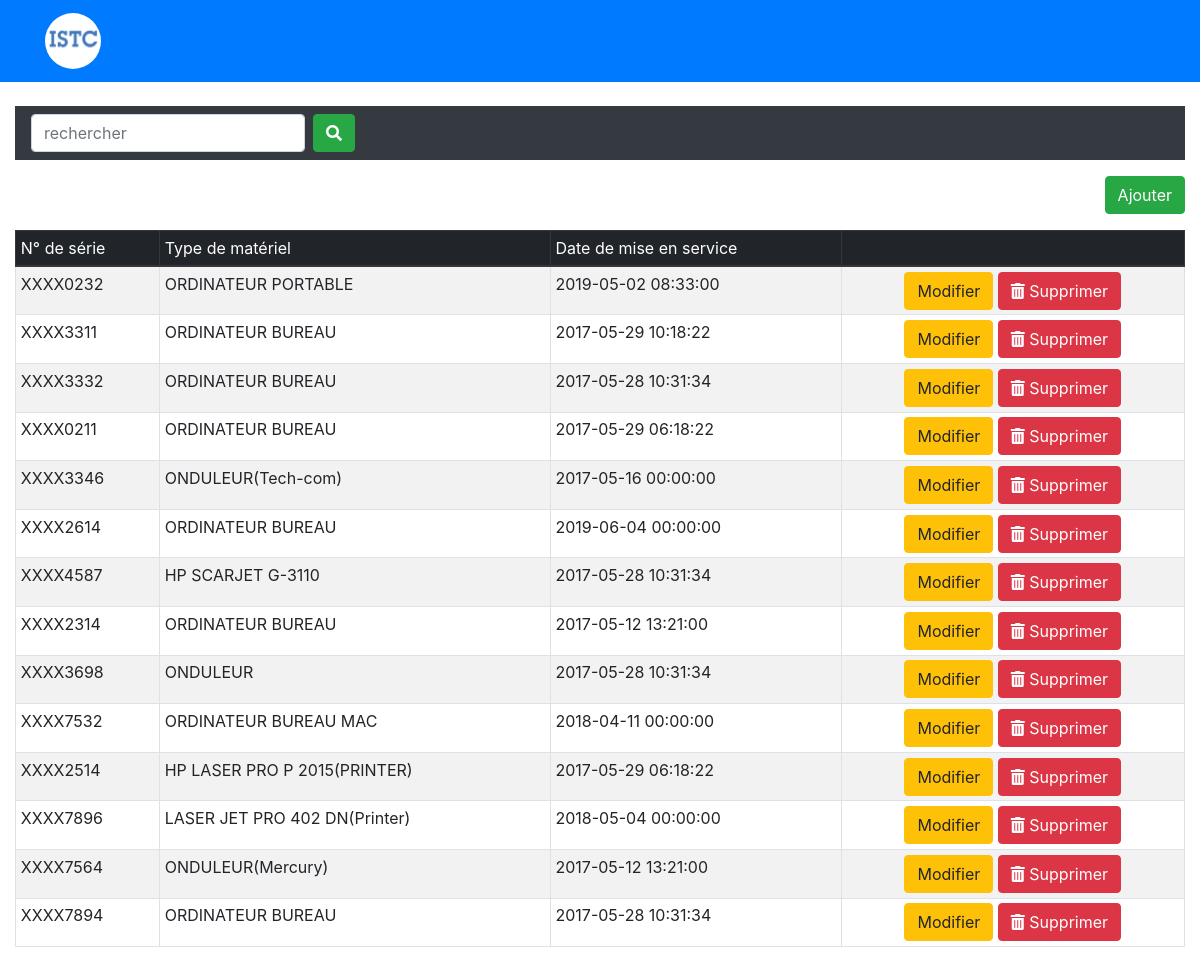
/pages/page_info.php (signed in), run on the app's committed database.
### tables this page shows
CREATE TABLE IF NOT EXISTS `materiel` (
  `id` int(11) NOT NULL AUTO_INCREMENT,
  `n_serie` varchar(255) NOT NULL,
  `date_mise_service` datetime NOT NULL,
  `type_mat` varchar(255) NOT NULL,
  `id_inter` int(11) DEFAULT NULL,
  `id_service` int(11) NOT NULL,
  `id_incident` int(11) NOT NULL,
  PRIMARY KEY (`id`),
  KEY `id_inter` (`id_inter`),
  KEY `id_service` (`id_service`),
  KEY `id_incident` (`id_incident`)
);

### pages/page_info.php (the view, shortened to what this page needs)
<?php include('functions.php');
$materiels = $db->query("SELECT * FROM materiel");
?>
<!doctype html>
<html lang="en">
	<?php require("../header/header.php"); ?>
<body>
	 <?php  require("../nav/nav_Bureau.php"); ?>
	 <div class="container-fluid">
	 	<nav class="navbar navbar-expand-sm bg-dark navbar-dark">
	 		<form class="form-inline" action="" method="POST">
	 			<input type="text" name="search" class="form-control mr-sm-2" placeholder="rechercher">
	 			<button class="btn btn-success mr-1" type="submit"><i class="fas fa-search"></i></button>
	 		</form>
	 	</nav>
	 	<a href="ajout_materiel.php" class="btn btn-success mt-3 float-right">Ajouter</a>
	 	<div class="clearfix">
	 	</div>
	 	<table class="table table-sm mt-3 table-bordered table-striped">
			<thead class="table-dark">
				<tr>
					<td scope="col">N° de série</td>
					<td scope="col">Type de matériel</td>
					<td scope="col">Date de mise en service</td>
					<td scope="col"></td>
				</tr>
			</thead>
			<tbody class="">
				<?php while ($mat=$materiels->fetch()):?>
				<tr>
					<td><?php echo $mat['n_serie']; ?></td>
					<td><?php echo $mat['type_mat']; ?></td>
					<td><?php echo $mat['date_mise_service']; ?></td>
					<td align="center">
						<span>
							<a href="modifier_materiel.php" " class="btn btn-warning">Modifier</a>
							<a href="page_info.php?supprime=<?php echo ""?>" class="btn btn-danger " onclick="return confirm('Etes-vous sûr de vouloir supprimer?')"><i class="fas fa-trash-alt"></i> Supprimer</a>
						</span>
					</td>
				</tr>
				<?php endwhile?>
			</tbody>
		</table>
	 </div>
</body>
</html>

### data on the page
materiel: n_serie "XXXX0232", type_mat "ORDINATEUR PORTABLE", date_mise_service "2019-05-02 08:33:00"
materiel: n_serie "XXXX3311", type_mat "ORDINATEUR BUREAU", date_mise_service "2017-05-29 10:18:22"
materiel: n_serie "XXXX3332", type_mat "ORDINATEUR BUREAU", date_mise_service "2017-05-28 10:31:34"
materiel: n_serie "XXXX0211", type_mat "ORDINATEUR BUREAU", date_mise_service "2017-05-29 06:18:22"
materiel: n_serie "XXXX3346", type_mat "ONDULEUR(Tech-com)", date_mise_service "2017-05-16 00:00:00"
materiel: n_serie "XXXX2614", type_mat "ORDINATEUR BUREAU", date_mise_service "2019-06-04 00:00:00"
materiel: n_serie "XXXX4587", type_mat "HP SCARJET G-3110", date_mise_service "2017-05-28 10:31:34"
materiel: n_serie "XXXX2314", type_mat "ORDINATEUR BUREAU", date_mise_service "2017-05-12 13:21:00"
materiel: n_serie "XXXX3698", type_mat "ONDULEUR", date_mise_service "2017-05-28 10:31:34"
materiel: n_serie "XXXX7532", type_mat "ORDINATEUR BUREAU MAC", date_mise_service "2018-04-11 00:00:00"
materiel: n_serie "XXXX2514", type_mat "HP LASER PRO P 2015(PRINTER)", date_mise_service "2017-05-29 06:18:22"
materiel: n_serie "XXXX7896", type_mat "LASER JET PRO 402 DN(Printer)", date_mise_service "2018-05-04 00:00:00"
materiel: n_serie "XXXX7564", type_mat "ONDULEUR(Mercury)", date_mise_service "2017-05-12 13:21:00"
materiel: n_serie "XXXX7894", type_mat "ORDINATEUR BUREAU", date_mise_service "2017-05-28 10:31:34"
